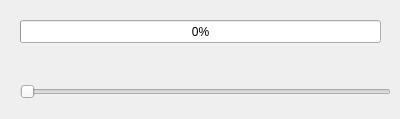
<?xml version="1.0" encoding="UTF-8"?>
<ui version="4.0">
 <class>Slider</class>
 <widget class="QWidget" name="Slider">
  <property name="geometry">
   <rect>
    <x>0</x>
    <y>0</y>
    <width>400</width>
    <height>119</height>
   </rect>
  </property>
  <property name="cursor">
   <cursorShape>PointingHandCursor</cursorShape>
  </property>
  <property name="windowTitle">
   <string>ÜberSlider</string>
  </property>
  <widget class="QSlider" name="horizontalSlider">
   <property name="geometry">
    <rect>
     <x>20</x>
     <y>80</y>
     <width>371</width>
     <height>23</height>
    </rect>
   </property>
   <property name="cursor">
    <cursorShape>OpenHandCursor</cursorShape>
   </property>
   <property name="orientation">
    <enum>Qt::Horizontal</enum>
   </property>
  </widget>
  <widget class="QProgressBar" name="progressBar">
   <property name="geometry">
    <rect>
     <x>20</x>
     <y>20</y>
     <width>361</width>
     <height>23</height>
    </rect>
   </property>
   <property name="cursor">
    <cursorShape>IBeamCursor</cursorShape>
   </property>
   <property name="value">
    <number>0</number>
   </property>
  </widget>
 </widget>
 <layoutdefault spacing="6" margin="11"/>
 <resources/>
 <connections/>
</ui>
